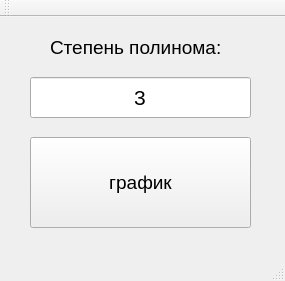
<?xml version="1.0" encoding="UTF-8"?>
<ui version="4.0">
 <class>MainWindow</class>
 <widget class="QMainWindow" name="MainWindow">
  <property name="geometry">
   <rect>
    <x>0</x>
    <y>0</y>
    <width>285</width>
    <height>281</height>
   </rect>
  </property>
  <property name="windowTitle">
   <string>Приближение</string>
  </property>
  <widget class="QWidget" name="centralWidget">
   <widget class="QLineEdit" name="lineEdit_n">
    <property name="geometry">
     <rect>
      <x>30</x>
      <y>60</y>
      <width>221</width>
      <height>41</height>
     </rect>
    </property>
    <property name="font">
     <font>
      <pointsize>16</pointsize>
     </font>
    </property>
    <property name="cursor">
     <cursorShape>IBeamCursor</cursorShape>
    </property>
    <property name="text">
     <string>3</string>
    </property>
    <property name="alignment">
     <set>Qt::AlignCenter</set>
    </property>
   </widget>
   <widget class="QLabel" name="label_3">
    <property name="geometry">
     <rect>
      <x>50</x>
      <y>10</y>
      <width>231</width>
      <height>41</height>
     </rect>
    </property>
    <property name="font">
     <font>
      <pointsize>14</pointsize>
     </font>
    </property>
    <property name="text">
     <string>Степень полинома:</string>
    </property>
   </widget>
   <widget class="QPushButton" name="pushButton_5">
    <property name="geometry">
     <rect>
      <x>30</x>
      <y>120</y>
      <width>221</width>
      <height>91</height>
     </rect>
    </property>
    <property name="font">
     <font>
      <pointsize>14</pointsize>
     </font>
    </property>
    <property name="text">
     <string>график</string>
    </property>
   </widget>
  </widget>
  <widget class="QMenuBar" name="menuBar">
   <property name="geometry">
    <rect>
     <x>0</x>
     <y>0</y>
     <width>285</width>
     <height>21</height>
    </rect>
   </property>
  </widget>
  <widget class="QToolBar" name="mainToolBar">
   <attribute name="toolBarArea">
    <enum>TopToolBarArea</enum>
   </attribute>
   <attribute name="toolBarBreak">
    <bool>false</bool>
   </attribute>
  </widget>
  <widget class="QStatusBar" name="statusBar"/>
 </widget>
 <layoutdefault spacing="6" margin="11"/>
 <tabstops>
  <tabstop>lineEdit_n</tabstop>
 </tabstops>
 <resources/>
 <connections/>
</ui>
